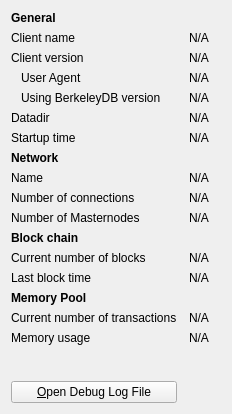
					<widget class="QWidget" name="tab_info">
						<attribute name="title">
							<string>&amp;Information</string>
						</attribute>
						<layout class="QGridLayout" name="gridLayout" columnstretch="0,1,0">
							<property name="horizontalSpacing">
								<number>12</number>
							</property>
							<item row="0" column="0" colspan="2">
								<widget class="QLabel" name="labelToolsGeneral">
									<property name="font">
										<font>
											<weight>75</weight>
											<bold>true</bold>
										</font>
									</property>
									<property name="text">
										<string>General</string>
									</property>
								</widget>
							</item>
							<item row="1" column="0">
								<widget class="QLabel" name="">
									<property name="text">
										<string>Client name</string>
									</property>
								</widget>
							</item>
							<item row="1" column="1" colspan="2">
								<widget class="QLabel" name="clientName">
									<property name="cursor">
										<cursorShape>IBeamCursor</cursorShape>
									</property>
									<property name="text">
										<string>N/A</string>
									</property>
									<property name="textFormat">
										<enum>Qt::PlainText</enum>
									</property>
									<property name="textInteractionFlags">
										<set>Qt::LinksAccessibleByMouse|Qt::TextSelectableByKeyboard|Qt::TextSelectableByMouse</set>
									</property>
								</widget>
							</item>
							<item row="2" column="0">
								<widget class="QLabel" name="label_6">
									<property name="text">
										<string>Client version</string>
									</property>
								</widget>
							</item>
							<item row="2" column="1" colspan="2">
								<widget class="QLabel" name="clientVersion">
									<property name="cursor">
										<cursorShape>IBeamCursor</cursorShape>
									</property>
									<property name="text">
										<string>N/A</string>
									</property>
									<property name="textFormat">
										<enum>Qt::PlainText</enum>
									</property>
									<property name="textInteractionFlags">
										<set>Qt::LinksAccessibleByMouse|Qt::TextSelectableByKeyboard|Qt::TextSelectableByMouse</set>
									</property>
								</widget>
							</item>
							<item row="3" column="0">
								<widget class="QLabel" name="labelClientUserAgent">
									<property name="text">
										<string>User Agent</string>
									</property>
									<property name="indent">
										<number>10</number>
									</property>
								</widget>
							</item>
							<item row="3" column="1" colspan="2">
								<widget class="QLabel" name="clientUserAgent">
									<property name="cursor">
										<cursorShape>IBeamCursor</cursorShape>
									</property>
									<property name="text">
										<string>N/A</string>
									</property>
									<property name="textFormat">
										<enum>Qt::PlainText</enum>
									</property>
									<property name="textInteractionFlags">
										<set>Qt::LinksAccessibleByMouse|Qt::TextSelectableByKeyboard|Qt::TextSelectableByMouse</set>
									</property>
								</widget>
							</item>
							<item row="4" column="0">
								<widget class="QLabel" name="label_berkeleyDBVersion">
									<property name="text">
										<string>Using BerkeleyDB version</string>
									</property>
									<property name="indent">
										<number>10</number>
									</property>
								</widget>
							</item>
							<item row="4" column="1" colspan="2">
								<widget class="QLabel" name="berkeleyDBVersion">
									<property name="cursor">
										<cursorShape>IBeamCursor</cursorShape>
									</property>
									<property name="text">
										<string>N/A</string>
									</property>
									<property name="textFormat">
										<enum>Qt::PlainText</enum>
									</property>
									<property name="textInteractionFlags">
										<set>Qt::LinksAccessibleByMouse|Qt::TextSelectableByKeyboard|Qt::TextSelectableByMouse</set>
									</property>
								</widget>
							</item>
							<item row="5" column="0">
								<widget class="QLabel" name="label_12">
									<property name="text">
										<string>Datadir</string>
									</property>
								</widget>
							</item>
							<item row="5" column="1" colspan="2">
								<widget class="QLabel" name="dataDir">
									<property name="cursor">
										<cursorShape>IBeamCursor</cursorShape>
									</property>
									<property name="text">
										<string>N/A</string>
									</property>
									<property name="textFormat">
										<enum>Qt::PlainText</enum>
									</property>
									<property name="wordWrap">
										<bool>true</bool>
									</property>
									<property name="textInteractionFlags">
										<set>Qt::LinksAccessibleByMouse|Qt::TextSelectableByKeyboard|Qt::TextSelectableByMouse</set>
									</property>
								</widget>
							</item>
							<item row="6" column="0">
								<widget class="QLabel" name="label_13">
									<property name="text">
										<string>Startup time</string>
									</property>
								</widget>
							</item>
							<item row="6" column="1" colspan="2">
								<widget class="QLabel" name="startupTime">
									<property name="cursor">
										<cursorShape>IBeamCursor</cursorShape>
									</property>
									<property name="text">
										<string>N/A</string>
									</property>
									<property name="textFormat">
										<enum>Qt::PlainText</enum>
									</property>
									<property name="textInteractionFlags">
										<set>Qt::LinksAccessibleByMouse|Qt::TextSelectableByKeyboard|Qt::TextSelectableByMouse</set>
									</property>
								</widget>
							</item>
							<item row="7" column="0" colspan="2">
								<widget class="QLabel" name="labelToolsNetwork">
									<property name="font">
										<font>
											<weight>75</weight>
											<bold>true</bold>
										</font>
									</property>
									<property name="text">
										<string>Network</string>
									</property>
								</widget>
							</item>
							<item row="8" column="0">
								<widget class="QLabel" name="label_8">
									<property name="text">
										<string>Name</string>
									</property>
								</widget>
							</item>
							<item row="8" column="1" colspan="2">
								<widget class="QLabel" name="networkName">
									<property name="cursor">
										<cursorShape>IBeamCursor</cursorShape>
									</property>
									<property name="text">
										<string>N/A</string>
									</property>
									<property name="textFormat">
										<enum>Qt::PlainText</enum>
									</property>
									<property name="textInteractionFlags">
										<set>Qt::LinksAccessibleByMouse|Qt::TextSelectableByKeyboard|Qt::TextSelectableByMouse</set>
									</property>
								</widget>
							</item>
							<item row="9" column="0">
								<widget class="QLabel" name="label_7">
									<property name="text">
										<string>Number of connections</string>
									</property>
								</widget>
							</item>
							<item row="9" column="1" colspan="2">
								<widget class="QLabel" name="numberOfConnections">
									<property name="cursor">
										<cursorShape>IBeamCursor</cursorShape>
									</property>
									<property name="text">
										<string>N/A</string>
									</property>
									<property name="textFormat">
										<enum>Qt::PlainText</enum>
									</property>
									<property name="textInteractionFlags">
										<set>Qt::LinksAccessibleByMouse|Qt::TextSelectableByKeyboard|Qt::TextSelectableByMouse</set>
									</property>
								</widget>
							</item>
							<item row="10" column="0">
								<widget class="QLabel" name="masternodeCountLabel">
									<property name="text">
										<string>Number of Masternodes</string>
									</property>
								</widget>
							</item>
							<item row="10" column="1">
								<widget class="QLabel" name="masternodeCount">
									<property name="text">
										<string>N/A</string>
									</property>
								</widget>
							</item>
							<item row="11" column="0" colspan="2">
								<widget class="QLabel" name="labelToolsBlockChain">
									<property name="font">
										<font>
											<weight>75</weight>
											<bold>true</bold>
										</font>
									</property>
									<property name="text">
										<string>Block chain</string>
									</property>
								</widget>
							</item>
							<item row="12" column="0">
								<widget class="QLabel" name="label_3">
									<property name="text">
										<string>Current number of blocks</string>
									</property>
								</widget>
							</item>
							<item row="12" column="1" colspan="2">
								<widget class="QLabel" name="numberOfBlocks">
									<property name="cursor">
										<cursorShape>IBeamCursor</cursorShape>
									</property>
									<property name="text">
										<string>N/A</string>
									</property>
									<property name="textFormat">
										<enum>Qt::PlainText</enum>
									</property>
									<property name="textInteractionFlags">
										<set>Qt::LinksAccessibleByMouse|Qt::TextSelectableByKeyboard|Qt::TextSelectableByMouse</set>
									</property>
								</widget>
							</item>
							<item row="13" column="0">
								<widget class="QLabel" name="labelLastBlockTime">
									<property name="text">
										<string>Last block time</string>
									</property>
								</widget>
							</item>
							<item row="13" column="1" colspan="2">
								<widget class="QLabel" name="lastBlockTime">
									<property name="cursor">
										<cursorShape>IBeamCursor</cursorShape>
									</property>
									<property name="text">
										<string>N/A</string>
									</property>
									<property name="textFormat">
										<enum>Qt::PlainText</enum>
									</property>
									<property name="textInteractionFlags">
										<set>Qt::LinksAccessibleByMouse|Qt::TextSelectableByKeyboard|Qt::TextSelectableByMouse</set>
									</property>
								</widget>
							</item>
							<item row="14" column="0" colspan="2">
								<widget class="QLabel" name="labelToolsMempool">
									<property name="font">
										<font>
											<weight>75</weight>
											<bold>true</bold>
										</font>
									</property>
									<property name="text">
										<string>Memory Pool</string>
									</property>
								</widget>
							</item>
							<item row="15" column="0">
								<widget class="QLabel" name="labelNumberOfTransactions">
									<property name="text">
										<string>Current number of transactions</string>
									</property>
								</widget>
							</item>
							<item row="15" column="1">
								<widget class="QLabel" name="mempoolNumberTxs">
									<property name="cursor">
										<cursorShape>IBeamCursor</cursorShape>
									</property>
									<property name="text">
										<string>N/A</string>
									</property>
									<property name="textFormat">
										<enum>Qt::PlainText</enum>
									</property>
									<property name="textInteractionFlags">
										<set>Qt::LinksAccessibleByMouse|Qt::TextSelectableByKeyboard|Qt::TextSelectableByMouse</set>
									</property>
								</widget>
							</item>
							<item row="16" column="0">
								<widget class="QLabel" name="labelMemoryUsage">
									<property name="text">
										<string>Memory usage</string>
									</property>
								</widget>
							</item>
							<item row="16" column="1">
								<widget class="QLabel" name="mempoolSize">
									<property name="cursor">
										<cursorShape>IBeamCursor</cursorShape>
									</property>
									<property name="text">
										<string>N/A</string>
									</property>
									<property name="textFormat">
										<enum>Qt::PlainText</enum>
									</property>
									<property name="textInteractionFlags">
										<set>Qt::LinksAccessibleByMouse|Qt::TextSelectableByKeyboard|Qt::TextSelectableByMouse</set>
									</property>
								</widget>
							</item>
							<item row="18" column="0" rowspan="3">
								<layout class="QVBoxLayout" name="verticalLayoutDebugButton">
									<property name="spacing">
										<number>3</number>
									</property>
									<item>
										<spacer name="verticalSpacer_2">
											<property name="orientation">
												<enum>Qt::Vertical</enum>
											</property>
											<property name="sizeHint" stdset="0">
												<size>
													<width>10</width>
													<height>5</height>
												</size>
											</property>
										</spacer>
									</item>
									<item>
										<widget class="QPushButton" name="openDebugLogfileButton">
											<property name="toolTip">
												<string>Open the Genix debug log file from the current data directory. This can take a few seconds for large log files.</string>
											</property>
											<property name="text">
												<string>&amp;Open Debug Log File</string>
											</property>
											<property name="autoDefault">
												<bool>false</bool>
											</property>
										</widget>
									</item>
								</layout>
							</item>
							<item row="19" column="0">
								<spacer name="verticalSpacer">
									<property name="orientation">
										<enum>Qt::Vertical</enum>
									</property>
									<property name="sizeHint" stdset="0">
										<size>
											<width>20</width>
											<height>40</height>
										</size>
									</property>
								</spacer>
							</item>
						</layout>
					</widget>
